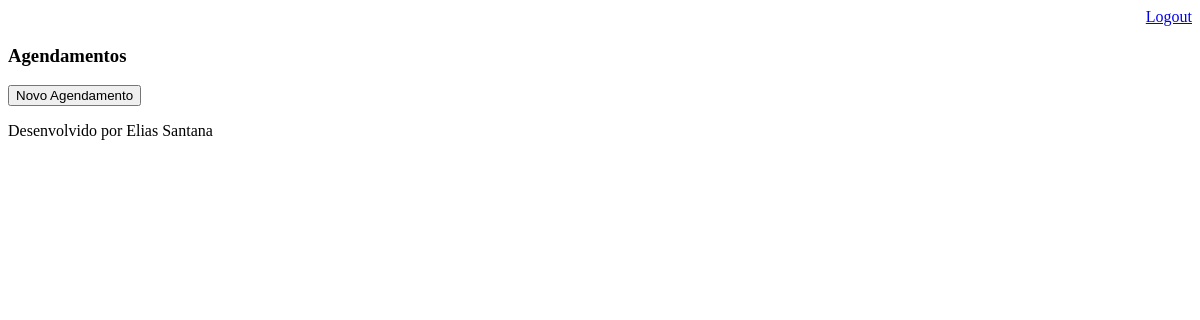
/agenda/ (signed in), run on an earlier commit of the app's database.
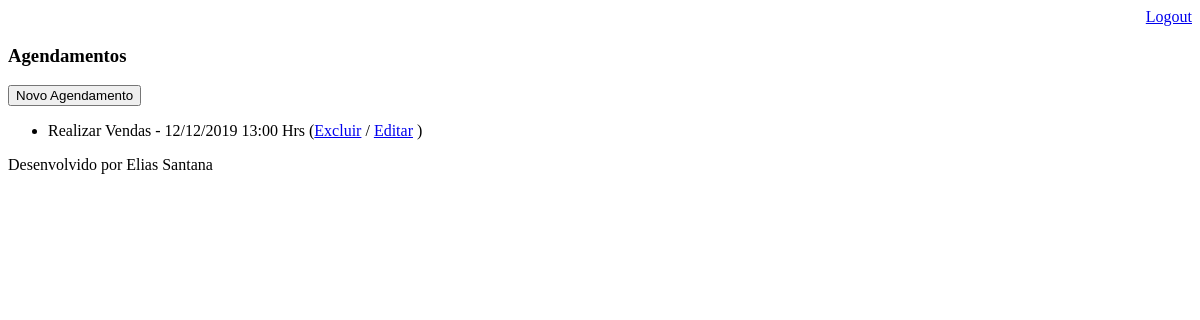
And on a later commit of the database.
### core/models.py (models this page shows, shortened)
class Evento(models.Model):
    titulo = models.CharField(max_length=20)
    descricao = models.TextField(blank=True, null=True)
    data_evento = models.DateTimeField(verbose_name='Data do Evento')
    data_criacao = models.DateTimeField(auto_now=True)
    usuario = models.ForeignKey(User, on_delete=models.CASCADE)
    class Meta:
        db_table = 'evento'
    def get_data_evento(self):
        return self.data_evento.strftime('%d/%m/%Y %H:%M Hrs')
    def get_evento_atrasado(self):
      if self.data_evento < datetime.now():
          return True
      else:
          return False

### core/views.py (the view)
# urls.py: path('agenda/', views.lista_eventos),
@login_required(login_url='/login/')
def lista_eventos(request):
    usuario = request.user
    data_atual = datetime.now() - timedelta(hours=1)
    evento = Evento.objects.filter(usuario=usuario, data_evento__gt=data_atual)
    dados = {'eventos': evento}
    return render(request, 'agendamentos.html', dados)

### templates/agendamentos.html (shortened to what this page needs)
    {% extends "model-page.html" %}
    {% block content %}
    <a href="evento/">
        <button type="button">Novo Agendamento</button>
    </a>
    <ul>
        {% for evento in eventos %}
            <li>
                <div style=>
                    {{ evento.titulo }} - {{evento.get_data_evento}} (<a href="/agenda/evento/delete/{{ evento.id }}/">Excluir</a>  / <a href="evento/?id={{ evento.id }}">Editar</a> )
                </div>
            </li>
        {% endfor %}
    </ul>
    {% endblock %}

What changed in the data, as far as the page shows it:
added Evento: titulo "Realizar Vendas", get_data_evento "12/12/2019 13:00 Hrs"
